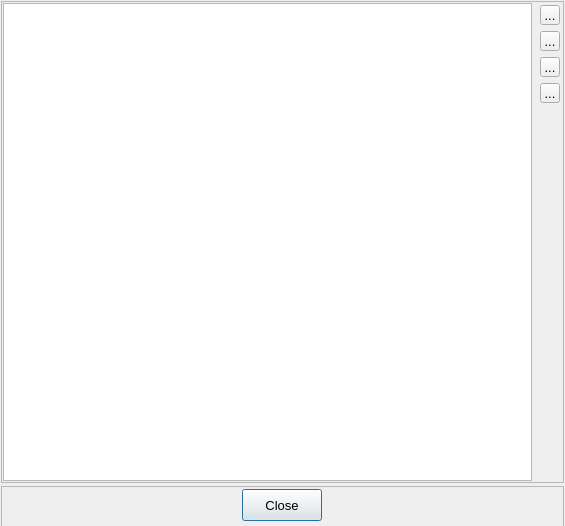
<?xml version="1.0" encoding="UTF-8"?>
<ui version="4.0">
 <class>CatTreeDlg</class>
 <widget class="QDialog" name="CatTreeDlg">
  <property name="geometry">
   <rect>
    <x>0</x>
    <y>0</y>
    <width>565</width>
    <height>526</height>
   </rect>
  </property>
  <property name="font">
   <font>
    <pointsize>10</pointsize>
   </font>
  </property>
  <property name="windowTitle">
   <string>Categories</string>
  </property>
  <layout class="QVBoxLayout" name="verticalLayout">
   <property name="spacing">
    <number>0</number>
   </property>
   <property name="leftMargin">
    <number>1</number>
   </property>
   <property name="topMargin">
    <number>1</number>
   </property>
   <property name="rightMargin">
    <number>1</number>
   </property>
   <property name="bottomMargin">
    <number>1</number>
   </property>
   <item>
    <widget class="QFrame" name="frame">
     <property name="frameShape">
      <enum>QFrame::StyledPanel</enum>
     </property>
     <property name="frameShadow">
      <enum>QFrame::Raised</enum>
     </property>
     <layout class="QHBoxLayout" name="horizontalLayout_2">
      <property name="spacing">
       <number>6</number>
      </property>
      <property name="leftMargin">
       <number>1</number>
      </property>
      <property name="topMargin">
       <number>1</number>
      </property>
      <property name="rightMargin">
       <number>1</number>
      </property>
      <property name="bottomMargin">
       <number>1</number>
      </property>
      <item>
       <widget class="QTreeView" name="treeView">
        <property name="font">
         <font>
          <pointsize>11</pointsize>
         </font>
        </property>
        <property name="contextMenuPolicy">
         <enum>Qt::CustomContextMenu</enum>
        </property>
        <property name="acceptDrops">
         <bool>true</bool>
        </property>
        <property name="dragEnabled">
         <bool>true</bool>
        </property>
        <property name="dragDropMode">
         <enum>QAbstractItemView::DragDrop</enum>
        </property>
        <property name="defaultDropAction">
         <enum>Qt::MoveAction</enum>
        </property>
        <property name="selectionBehavior">
         <enum>QAbstractItemView::SelectItems</enum>
        </property>
        <property name="animated">
         <bool>true</bool>
        </property>
        <property name="headerHidden">
         <bool>true</bool>
        </property>
       </widget>
      </item>
      <item>
       <layout class="QVBoxLayout" name="verticalLayout_2">
        <property name="leftMargin">
         <number>2</number>
        </property>
        <property name="topMargin">
         <number>2</number>
        </property>
        <property name="rightMargin">
         <number>2</number>
        </property>
        <property name="bottomMargin">
         <number>2</number>
        </property>
        <item>
         <widget class="QToolButton" name="btnAdd2Root">
          <property name="sizePolicy">
           <sizepolicy hsizetype="Fixed" vsizetype="Fixed">
            <horstretch>32</horstretch>
            <verstretch>32</verstretch>
           </sizepolicy>
          </property>
          <property name="minimumSize">
           <size>
            <width>20</width>
            <height>20</height>
           </size>
          </property>
          <property name="maximumSize">
           <size>
            <width>20</width>
            <height>20</height>
           </size>
          </property>
          <property name="text">
           <string>...</string>
          </property>
          <property name="icon">
           <iconset resource="../TM3res.qrc">
            <normaloff>:/images/new/homepage.png</normaloff>:/images/new/homepage.png</iconset>
          </property>
          <property name="iconSize">
           <size>
            <width>24</width>
            <height>24</height>
           </size>
          </property>
         </widget>
        </item>
        <item>
         <widget class="QToolButton" name="btnAdd">
          <property name="sizePolicy">
           <sizepolicy hsizetype="Fixed" vsizetype="Fixed">
            <horstretch>32</horstretch>
            <verstretch>32</verstretch>
           </sizepolicy>
          </property>
          <property name="minimumSize">
           <size>
            <width>20</width>
            <height>20</height>
           </size>
          </property>
          <property name="maximumSize">
           <size>
            <width>20</width>
            <height>20</height>
           </size>
          </property>
          <property name="text">
           <string>...</string>
          </property>
          <property name="icon">
           <iconset resource="../TM3res.qrc">
            <normaloff>:/images/new/check-mark.png</normaloff>:/images/new/check-mark.png</iconset>
          </property>
          <property name="iconSize">
           <size>
            <width>24</width>
            <height>24</height>
           </size>
          </property>
         </widget>
        </item>
        <item>
         <widget class="QToolButton" name="btnEdit">
          <property name="enabled">
           <bool>true</bool>
          </property>
          <property name="sizePolicy">
           <sizepolicy hsizetype="Fixed" vsizetype="Fixed">
            <horstretch>0</horstretch>
            <verstretch>0</verstretch>
           </sizepolicy>
          </property>
          <property name="minimumSize">
           <size>
            <width>18</width>
            <height>18</height>
           </size>
          </property>
          <property name="maximumSize">
           <size>
            <width>20</width>
            <height>20</height>
           </size>
          </property>
          <property name="text">
           <string>...</string>
          </property>
          <property name="icon">
           <iconset resource="../TM3res.qrc">
            <normaloff>:/images/new/pencil.png</normaloff>:/images/new/pencil.png</iconset>
          </property>
          <property name="iconSize">
           <size>
            <width>24</width>
            <height>24</height>
           </size>
          </property>
         </widget>
        </item>
        <item>
         <widget class="QToolButton" name="btnDel">
          <property name="minimumSize">
           <size>
            <width>18</width>
            <height>18</height>
           </size>
          </property>
          <property name="maximumSize">
           <size>
            <width>20</width>
            <height>20</height>
           </size>
          </property>
          <property name="text">
           <string>...</string>
          </property>
          <property name="icon">
           <iconset resource="../TM3res.qrc">
            <normaloff>:/images/new/cross.png</normaloff>:/images/new/cross.png</iconset>
          </property>
          <property name="iconSize">
           <size>
            <width>24</width>
            <height>24</height>
           </size>
          </property>
         </widget>
        </item>
        <item>
         <spacer name="verticalSpacer">
          <property name="font">
           <font>
            <family>Tahoma</family>
            <pointsize>15</pointsize>
           </font>
          </property>
          <property name="orientation">
           <enum>Qt::Vertical</enum>
          </property>
          <property name="sizeHint" stdset="0">
           <size>
            <width>20</width>
            <height>40</height>
           </size>
          </property>
         </spacer>
        </item>
       </layout>
      </item>
     </layout>
    </widget>
   </item>
   <item>
    <widget class="QFrame" name="frame_2">
     <property name="minimumSize">
      <size>
       <width>0</width>
       <height>42</height>
      </size>
     </property>
     <property name="maximumSize">
      <size>
       <width>16777215</width>
       <height>35</height>
      </size>
     </property>
     <property name="frameShape">
      <enum>QFrame::StyledPanel</enum>
     </property>
     <property name="frameShadow">
      <enum>QFrame::Plain</enum>
     </property>
     <property name="lineWidth">
      <number>0</number>
     </property>
     <layout class="QHBoxLayout" name="horizontalLayout">
      <property name="spacing">
       <number>7</number>
      </property>
      <property name="topMargin">
       <number>2</number>
      </property>
      <item>
       <widget class="QPushButton" name="btnClose">
        <property name="minimumSize">
         <size>
          <width>80</width>
          <height>32</height>
         </size>
        </property>
        <property name="maximumSize">
         <size>
          <width>80</width>
          <height>34</height>
         </size>
        </property>
        <property name="text">
         <string>Close</string>
        </property>
       </widget>
      </item>
     </layout>
    </widget>
   </item>
  </layout>
  <action name="actionAdd">
   <property name="icon">
    <iconset resource="../TM3res.qrc">
     <normaloff>:/images/new/check-mark.png</normaloff>:/images/new/check-mark.png</iconset>
   </property>
   <property name="text">
    <string>Add</string>
   </property>
   <property name="toolTip">
    <string>Add (Ins)</string>
   </property>
   <property name="shortcut">
    <string>Ins</string>
   </property>
  </action>
  <action name="actionDel">
   <property name="icon">
    <iconset resource="../TM3res.qrc">
     <normaloff>:/images/new/cross.png</normaloff>:/images/new/cross.png</iconset>
   </property>
   <property name="text">
    <string>Delete</string>
   </property>
   <property name="toolTip">
    <string>Delete (Del)</string>
   </property>
   <property name="shortcut">
    <string>Del</string>
   </property>
  </action>
  <action name="actionEdit">
   <property name="icon">
    <iconset resource="../TM3res.qrc">
     <normaloff>:/images/new/pencil.png</normaloff>:/images/new/pencil.png</iconset>
   </property>
   <property name="text">
    <string>Update</string>
   </property>
   <property name="toolTip">
    <string>Update</string>
   </property>
  </action>
  <action name="actionAdd2Root">
   <property name="icon">
    <iconset resource="../TM3res.qrc">
     <normaloff>:/images/new/homepage.png</normaloff>:/images/new/homepage.png</iconset>
   </property>
   <property name="text">
    <string>Add to root</string>
   </property>
   <property name="toolTip">
    <string>Add to root (Ctrl+Ins)</string>
   </property>
   <property name="shortcut">
    <string>Ctrl+Ins</string>
   </property>
  </action>
 </widget>
 <resources>
  <include location="../TM3res.qrc"/>
 </resources>
 <connections>
  <connection>
   <sender>actionAdd</sender>
   <signal>triggered()</signal>
   <receiver>CatTreeDlg</receiver>
   <slot>addCat()</slot>
   <hints>
    <hint type="sourcelabel">
     <x>-1</x>
     <y>-1</y>
    </hint>
    <hint type="destinationlabel">
     <x>566</x>
     <y>41</y>
    </hint>
   </hints>
  </connection>
  <connection>
   <sender>actionDel</sender>
   <signal>triggered()</signal>
   <receiver>CatTreeDlg</receiver>
   <slot>delCat()</slot>
   <hints>
    <hint type="sourcelabel">
     <x>-1</x>
     <y>-1</y>
    </hint>
    <hint type="destinationlabel">
     <x>566</x>
     <y>82</y>
    </hint>
   </hints>
  </connection>
  <connection>
   <sender>btnClose</sender>
   <signal>clicked()</signal>
   <receiver>CatTreeDlg</receiver>
   <slot>close()</slot>
   <hints>
    <hint type="sourcelabel">
     <x>313</x>
     <y>502</y>
    </hint>
    <hint type="destinationlabel">
     <x>308</x>
     <y>527</y>
    </hint>
   </hints>
  </connection>
  <connection>
   <sender>actionEdit</sender>
   <signal>triggered()</signal>
   <receiver>CatTreeDlg</receiver>
   <slot>updateCat()</slot>
   <hints>
    <hint type="sourcelabel">
     <x>-1</x>
     <y>-1</y>
    </hint>
    <hint type="destinationlabel">
     <x>286</x>
     <y>266</y>
    </hint>
   </hints>
  </connection>
  <connection>
   <sender>actionAdd2Root</sender>
   <signal>triggered()</signal>
   <receiver>CatTreeDlg</receiver>
   <slot>addRoot()</slot>
   <hints>
    <hint type="sourcelabel">
     <x>-1</x>
     <y>-1</y>
    </hint>
    <hint type="destinationlabel">
     <x>286</x>
     <y>266</y>
    </hint>
   </hints>
  </connection>
  <connection>
   <sender>treeView</sender>
   <signal>collapsed(QModelIndex)</signal>
   <receiver>CatTreeDlg</receiver>
   <slot>collapse(QModelIndex)</slot>
   <hints>
    <hint type="sourcelabel">
     <x>261</x>
     <y>179</y>
    </hint>
    <hint type="destinationlabel">
     <x>201</x>
     <y>545</y>
    </hint>
   </hints>
  </connection>
  <connection>
   <sender>treeView</sender>
   <signal>expanded(QModelIndex)</signal>
   <receiver>CatTreeDlg</receiver>
   <slot>expand(QModelIndex)</slot>
   <hints>
    <hint type="sourcelabel">
     <x>207</x>
     <y>277</y>
    </hint>
    <hint type="destinationlabel">
     <x>213</x>
     <y>561</y>
    </hint>
   </hints>
  </connection>
  <connection>
   <sender>treeView</sender>
   <signal>doubleClicked(QModelIndex)</signal>
   <receiver>CatTreeDlg</receiver>
   <slot>doubleClicked(QModelIndex)</slot>
   <hints>
    <hint type="sourcelabel">
     <x>140</x>
     <y>289</y>
    </hint>
    <hint type="destinationlabel">
     <x>155</x>
     <y>614</y>
    </hint>
   </hints>
  </connection>
 </connections>
 <slots>
  <slot>addCat()</slot>
  <slot>delCat()</slot>
  <slot>updateCat(QModelIndex)</slot>
  <slot>updateCat()</slot>
  <slot>addRoot()</slot>
  <slot>expand(QModelIndex)</slot>
  <slot>collapse(QModelIndex)</slot>
  <slot>doubleClicked(QModelIndex)</slot>
 </slots>
</ui>
